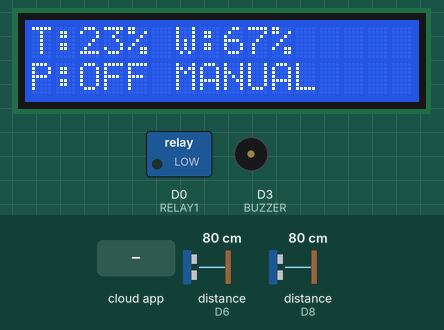
A sketch run on a simulated ESP8266 (NodeMCU). Parts: 16×2 character LCD, switched loads named in the sketch (green lamp = pin HIGH), buzzer (waves = sounding, pin HIGH). Wiring (inferred from the names in the program): 2 × ultrasonic range finder: trigger D7, echo D8 / trigger D5, echo D6. The inputs (shaded band) are chosen by the test bench; at power-on: distance to the obstacle (sensors on D6, D8) 80 cm. The echo pulse lasts 58.3 µs per cm; WiFi joins after 1.5 s; servers stay silent unless stated; the Firebase database answers and starts empty; pins used as bus, display or sensor lines are not drawn; what the sketch prints to the serial monitor is not drawn.

Above: at 6.4 s.
6.5 s: the phone or cloud app sets pump to true
At 11.8 s:
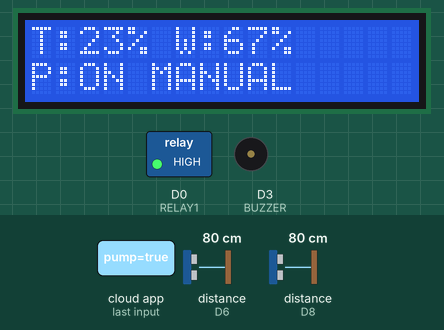
12.4 s: the phone or cloud app sets mode to AUTO
At 21.8 s:
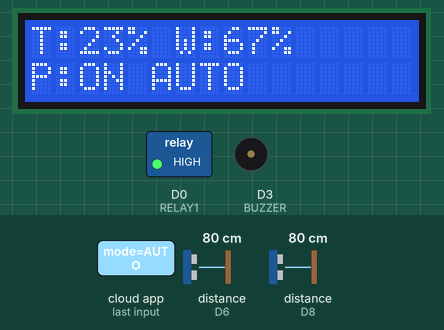
22.4 s: distance to the obstacle (sensor on D6) set to 23 cm
At 26.7 s:
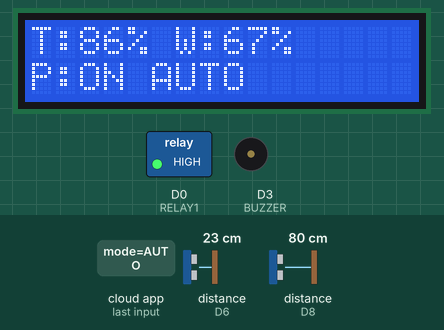
27.4 s: distance to the obstacle (sensor on D6) set to 19 cm
At 31.7 s:
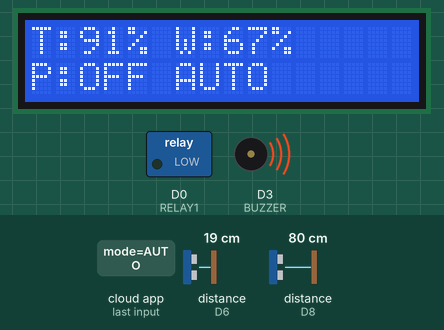
37.4 s: distance to the obstacle (sensor on D8) set to 2 cm
At 41.6 s:
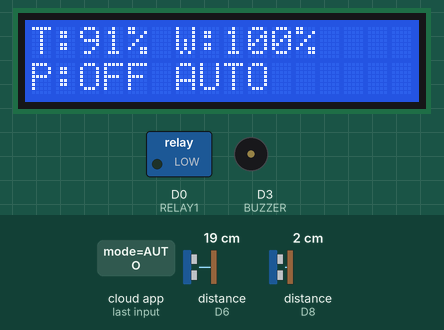
42.4 s: distance to the obstacle (sensor on D6) set to 89 cm
At 46.8 s:
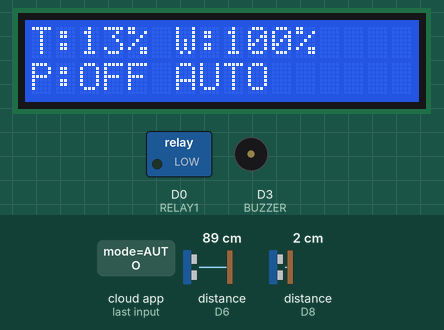
47.4 s: distance to the obstacle (sensor on D6) set to 95 cm
Timing chart, 0 to 51.8 s (numbered marks = the images above; inputs shaded):
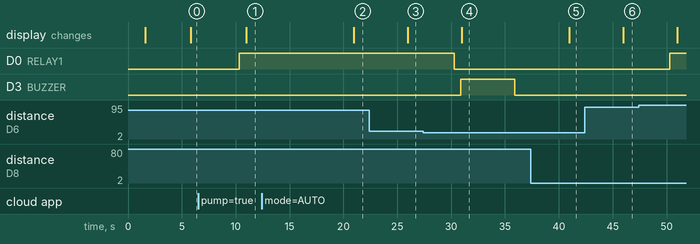

Measured:
- the behaviour switches between 21 and 20 cm on distance to the obstacle (sensor on D6) (found by bisection; images 3 and 4)
- after the input at 6.5 s, D0 (RELAY1): LOW → HIGH after 3.8 s; the display: changes after 4.5 s (image 1)
- after the input at 12.4 s, the display: changes after 8.6 s (image 2)
- after the input at 22.4 s, the display: changes after 3.6 s (image 3)
- after the input at 27.4 s, D0 (RELAY1): HIGH → LOW after 2.9 s; D3 (BUZZER): LOW → HIGH after 3.5 s, → LOW 5.0 s later; the display: changes after 3.6 s (image 4)
- after the input at 37.4 s, the display: changes after 3.6 s (image 5)
- after the input at 42.4 s, the display: changes after 3.6 s (image 6)
- after the input at 47.4 s, D0 (RELAY1): LOW → HIGH after 2.9 s

The sketch:

arduino_code_aquasense.ino
```cpp
#include <ESP8266WiFi.h>
#include <ESP8266Firebase.h>
#include <Wire.h>
#include <LiquidCrystal_I2C.h>

// ================= WIFI =================
#define WIFI_SSID "iPhone"
#define WIFI_PASSWORD "12345689"

// ================= FIREBASE =================
#define FIREBASE_URL "https://aquasense-6b25f-default-rtdb.firebaseio.com/"
Firebase firebase(FIREBASE_URL);

// ================= LCD =================
LiquidCrystal_I2C lcd(0x27, 16, 2);

// ================= I2C PINS (IMPORTANT) =================
#define I2C_SDA D2   // GPIO4
#define I2C_SCL D1   // GPIO5

// ================= PINS =================
#define TRIG_TANK D5
#define ECHO_TANK D6

#define TRIG_WELL D7
#define ECHO_WELL D8

#define RELAY1 D0
#define BUZZER D3

// ================= TIMERS =================
unsigned long lastSensorUpdate = 0;
const unsigned long sensorInterval = 5000;

unsigned long lastModeRead = 0;
const unsigned long modeInterval = 10000;

unsigned long lastHistoryUpdate = 0;
const unsigned long historyInterval = 3600000;

// ================= VARIABLES =================
bool pumpState = false;
bool buzzerTriggered = false;
unsigned long buzzerStart = 0;

String mode = "MANUAL";

// Config
float tankEmpty = 100;
float tankFull = 10;

float wellEmpty = 200;
float wellFull = 20;

// ================= ULTRASONIC =================
long readDistance(int trigPin, int echoPin) {

  digitalWrite(trigPin, LOW);
  delayMicroseconds(2);

  digitalWrite(trigPin, HIGH);
  delayMicroseconds(10);

  digitalWrite(trigPin, LOW);

  long duration = pulseIn(echoPin, HIGH, 30000);

  long distance = duration * 0.034 / 2;

  if (distance <= 0 || distance > 400)
    return 0;

  return distance;
}

// ================= PERCENTAGE =================
int calculatePercentage(float distance, float emptyD, float fullD) {

  if (emptyD == fullD) return 0;

  float p = ((emptyD - distance) * 100.0) / (emptyD - fullD);

  return constrain((int)p, 0, 100);
}

// ================= LOAD CONFIG (FIXED FOR INTEGERS) =================
void loadConfiguration() {
  int val;

  val = firebase.getInt("Configuration/tank/emptyDistance");
  if (val > 0) tankEmpty = val;

  val = firebase.getInt("Configuration/tank/fullDistance");
  if (val > 0) tankFull = val;

  val = firebase.getInt("Configuration/well/emptyDistance");
  if (val > 0) wellEmpty = val;

  val = firebase.getInt("Configuration/well/fullDistance");
  if (val > 0) wellFull = val;

  Serial.println("Config Loaded: Tank(" + String(tankEmpty) + "-" + String(tankFull) + ") Well(" + String(wellEmpty) + "-" + String(wellFull) + ")");
}

// ================= SETUP =================
void setup() {

  Serial.begin(115200);

  pinMode(TRIG_TANK, OUTPUT);
  pinMode(ECHO_TANK, INPUT);

  pinMode(TRIG_WELL, OUTPUT);
  pinMode(ECHO_WELL, INPUT);

  pinMode(RELAY1, OUTPUT);
  pinMode(BUZZER, OUTPUT);

  digitalWrite(RELAY1, LOW);
  digitalWrite(BUZZER, LOW);

  // ================= I2C INIT (IMPORTANT FIX) =================
  Wire.begin(I2C_SDA, I2C_SCL);

  lcd.init();
  lcd.backlight();

  lcd.setCursor(0, 0);
  lcd.print("Connecting WiFi");

  WiFi.begin(WIFI_SSID, WIFI_PASSWORD);

  while (WiFi.status() != WL_CONNECTED) {
    delay(300);
    Serial.print(".");
  }

  lcd.clear();
  lcd.print("WiFi Connected");

  Serial.println("\nWiFi Connected! IP: " + WiFi.localIP().toString());

  delay(1000);   // IMPORTANT for LCD stability

  loadConfiguration();
}

// ================= LOOP =================
void loop() {

  // ================= MODE =================
  if (millis() - lastModeRead >= modeInterval) {
    lastModeRead = millis();
    String rawMode = firebase.getString("Controls/mode");
    rawMode.replace("\"", "");
    rawMode.trim();
    if (rawMode.equalsIgnoreCase("AUTO")) {
      mode = "AUTO";
    } else if (rawMode.equalsIgnoreCase("MANUAL")) {
      mode = "MANUAL";
    }
  }

  // ================= SENSOR UPDATE =================
  if (millis() - lastSensorUpdate >= sensorInterval) {

    lastSensorUpdate = millis();

    long tankDistance = readDistance(TRIG_TANK, ECHO_TANK);
    long wellDistance = readDistance(TRIG_WELL, ECHO_WELL);

    int tankPercent = calculatePercentage(tankDistance, tankEmpty, tankFull);
    int wellPercent = calculatePercentage(wellDistance, wellEmpty, wellFull);

    // ================= CONTROL =================
    if (mode == "AUTO") {

      if (tankPercent <= 10 && wellPercent > 10) {
        pumpState = true;
      }

      if (tankPercent >= 90) {
        pumpState = false;
      }

      // Write 1 or 0 to Firebase
      firebase.setInt("Controls/pump", pumpState ? 1 : 0);

    } else {

      // Read pump state (handles "true", "1", 1, "false", "0", 0)
      String rawPump = firebase.getString("Controls/pump");
      rawPump.replace("\"", "");
      rawPump.trim();

      if (rawPump.equalsIgnoreCase("true") || rawPump == "1" || rawPump.equalsIgnoreCase("ON")) {
        pumpState = true;
      } else if (rawPump.equalsIgnoreCase("false") || rawPump == "0" || rawPump.equalsIgnoreCase("OFF")) {
        pumpState = false;
      }
    }

    digitalWrite(RELAY1, pumpState ? HIGH : LOW);

    // ================= FIREBASE =================
    firebase.setFloat("Sensors/tank/distance", tankDistance);
    firebase.setFloat("Sensors/well/distance", wellDistance);

    firebase.setInt("percentage/tank", tankPercent);
    firebase.setInt("percentage/well", wellPercent);

    // ================= BUZZER =================
    if (tankPercent >= 90) {

      if (!buzzerTriggered) {
        buzzerTriggered = true;
        buzzerStart = millis();
      }

      digitalWrite(BUZZER, millis() - buzzerStart < 3000 ? HIGH : LOW);

    } else {
      buzzerTriggered = false;
      digitalWrite(BUZZER, LOW);
    }

        // ================= SERIAL MONITOR =================
    Serial.println();
    Serial.println("========================================");
    Serial.print("Mode          : ");
    Serial.println(mode);

    Serial.print("Tank Distance : ");
    Serial.print(tankDistance);
    Serial.println(" cm");

    Serial.print("Tank Level    : ");
    Serial.print(tankPercent);
    Serial.println("%");

    Serial.print("Well Distance : ");
    Serial.print(wellDistance);
    Serial.println(" cm");

    Serial.print("Well Level    : ");
    Serial.print(wellPercent);
    Serial.println("%");

    Serial.print("Pump Status   : ");
    Serial.println(pumpState ? "ON" : "OFF");

    Serial.print("Relay Output  : ");
    Serial.println(digitalRead(RELAY1) ? "HIGH" : "LOW");

    Serial.print("Buzzer        : ");
    Serial.println((tankPercent >= 90) ? "ON" : "OFF");

    Serial.println("========================================");

    // ================= LCD =================
    lcd.setCursor(0, 0);
    lcd.print("                "); // clear line
    lcd.setCursor(0, 0);
    lcd.print("T:");
    lcd.print(tankPercent);
    lcd.print("% W:");
    lcd.print(wellPercent);
    lcd.print("%");

    lcd.setCursor(0, 1);
    lcd.print("                ");
    lcd.setCursor(0, 1);
    lcd.print("P:");
    lcd.print(pumpState ? "ON " : "OFF ");
    lcd.print(mode);
  }

  // ================= HISTORY =================
  if (millis() - lastHistoryUpdate >= historyInterval) {

    lastHistoryUpdate = millis();

    int tankPercent = calculatePercentage(
      readDistance(TRIG_TANK, ECHO_TANK),
      tankEmpty,
      tankFull
    );

    String id = String(millis());

    firebase.setInt("TankHistory/" + id + "/percentage", tankPercent);
    firebase.setString("TankHistory/" + id + "/timestamp", "AUTO");

    Serial.println("History Updated");
  }
}
```
